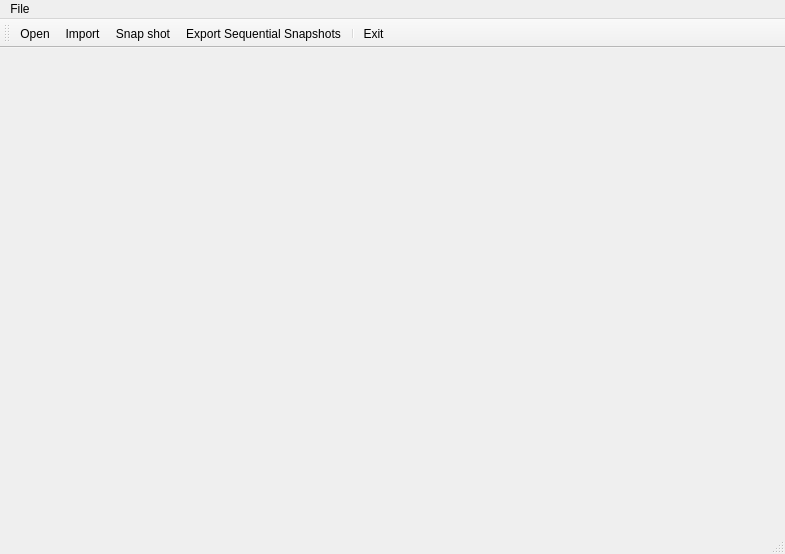
<?xml version="1.0" encoding="UTF-8"?>
<ui version="4.0">
 <class>MainWindowClass</class>
 <widget class="QMainWindow" name="MainWindowClass">
  <property name="geometry">
   <rect>
    <x>0</x>
    <y>0</y>
    <width>785</width>
    <height>554</height>
   </rect>
  </property>
  <property name="windowTitle">
   <string>MobilityRecon</string>
  </property>
  <property name="windowIcon">
   <iconset>
    <normaloff>Resources/Cute-Ball-Favorites-icon.png</normaloff>Resources/Cute-Ball-Favorites-icon.png</iconset>
  </property>
  <widget class="QWidget" name="centralWidget"/>
  <widget class="QMenuBar" name="menuBar">
   <property name="geometry">
    <rect>
     <x>0</x>
     <y>0</y>
     <width>785</width>
     <height>23</height>
    </rect>
   </property>
   <widget class="QMenu" name="menuFile">
    <property name="title">
     <string>File</string>
    </property>
    <addaction name="actionOpen"/>
    <addaction name="actionImport"/>
    <addaction name="actionSnapshot"/>
    <addaction name="actionExportSequentialSnapshots"/>
    <addaction name="separator"/>
    <addaction name="actionExit"/>
   </widget>
   <addaction name="menuFile"/>
  </widget>
  <widget class="QToolBar" name="mainToolBar">
   <attribute name="toolBarArea">
    <enum>TopToolBarArea</enum>
   </attribute>
   <attribute name="toolBarBreak">
    <bool>false</bool>
   </attribute>
   <addaction name="actionOpen"/>
   <addaction name="actionImport"/>
   <addaction name="actionSnapshot"/>
   <addaction name="actionExportSequentialSnapshots"/>
   <addaction name="separator"/>
   <addaction name="actionExit"/>
  </widget>
  <widget class="QStatusBar" name="statusBar"/>
  <action name="actionOpen">
   <property name="icon">
    <iconset resource="main_window.qrc">
     <normaloff>:/MainWindow/Resources/fileopen.png</normaloff>:/MainWindow/Resources/fileopen.png</iconset>
   </property>
   <property name="text">
    <string>Open</string>
   </property>
  </action>
  <action name="actionExit">
   <property name="icon">
    <iconset resource="main_window.qrc">
     <normaloff>:/MainWindow/Resources/Crystal_Project_Exit.png</normaloff>:/MainWindow/Resources/Crystal_Project_Exit.png</iconset>
   </property>
   <property name="text">
    <string>Exit</string>
   </property>
  </action>
  <action name="actionImport">
   <property name="icon">
    <iconset resource="main_window.qrc">
     <normaloff>:/MainWindow/Resources/fileimport.png</normaloff>:/MainWindow/Resources/fileimport.png</iconset>
   </property>
   <property name="text">
    <string>Import</string>
   </property>
  </action>
  <action name="actionSnapshot">
   <property name="icon">
    <iconset resource="main_window.qrc">
     <normaloff>:/MainWindow/Resources/snap_shot.png</normaloff>:/MainWindow/Resources/snap_shot.png</iconset>
   </property>
   <property name="text">
    <string>Snap shot</string>
   </property>
  </action>
  <action name="actionExportSequentialSnapshots">
   <property name="icon">
    <iconset resource="main_window.qrc">
     <normaloff>:/MainWindow/Resources/export_sequential_snapshots.png</normaloff>:/MainWindow/Resources/export_sequential_snapshots.png</iconset>
   </property>
   <property name="text">
    <string>Export Sequential Snapshots</string>
   </property>
  </action>
 </widget>
 <layoutdefault spacing="6" margin="11"/>
 <resources>
  <include location="main_window.qrc"/>
 </resources>
 <connections/>
</ui>
